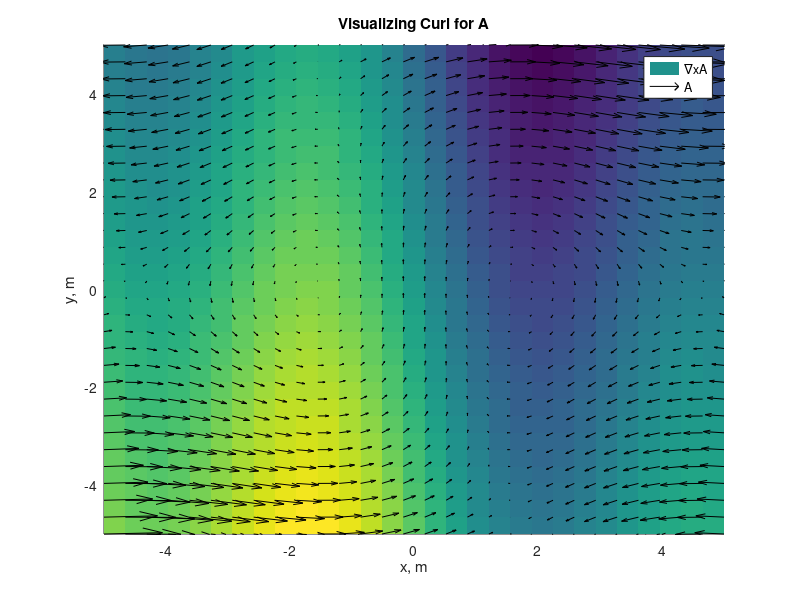

Write the MATLAB code that produced this figure.
close all;
clear;
clc;

%% Visualizing Flux
x = linspace(-5, 5, 30);
y = linspace(-5, 5, 30);
[X, Y] = meshgrid(x, y);

Ax  = 9*X.*Y + 3.*(Y.^2); %xcomp
dAx = 9.*X + 6.*Y; %dA/dx

Ay  = 30.*cos(X);      %ycomp
dAy = -30.*sin(X);    %dB/dy

figure
hold on
curlZ = dAy - dAx;   %calculate the magnitude
pcolor( X ,Y, curlZ);
hold on
quiver( X, Y, Ax, Ay , 2,'k');
shading flat
title('Visualizing Curl for A')
ylabel('y, m')
xlabel('x, m')
xlim([-5,5])
ylim([-5,5])
legend('\nablaxA', 'A')
hold off


